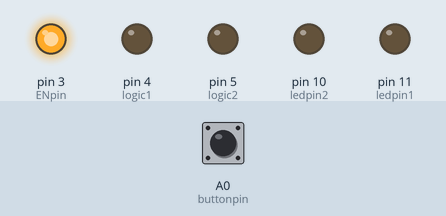
Simulated run of this sketch. Board: Arduino Uno, built with avr-gcc and run on an emulated ATmega328P. Shown: output pins drawn as LEDs (lit = HIGH). The inputs (shaded band) are chosen by the test bench; at power-on: A0 (buttonpin) LOW.

Above: at 1.2 s.
1.3 s: A0 (buttonpin) pulled HIGH for 0.15 s
At 2.4 s:
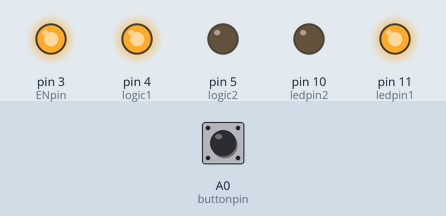
3.0 s: A0 (buttonpin) pulled HIGH for 1 s
At 3.8 s:
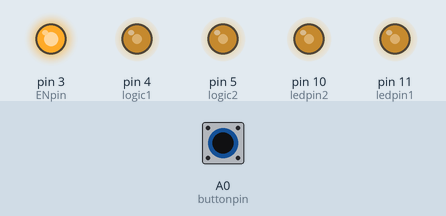
5.5 s: A0 (buttonpin) pulled HIGH for 3.2 s
At 9.3 s:
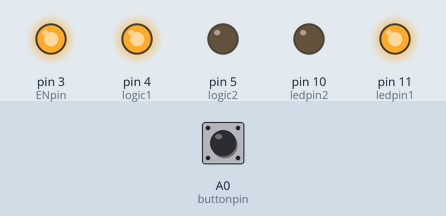
Timing chart, 0 to 10.8 s (numbered marks = the images above; inputs shaded):
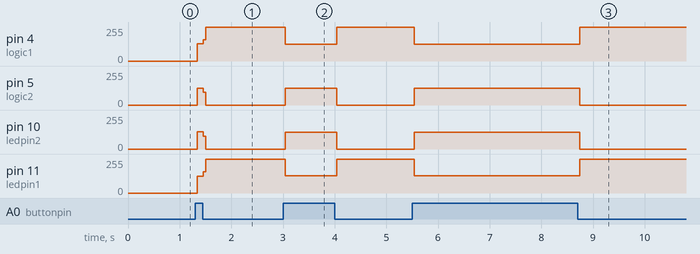

Measured:
- after the input at 1.3 s, pin 4 (logic1): 0/255 → 128/255 at once, → 255/255 0.12 s later; pin 5 (logic2): 0/255 → 127/255 at once, → 0/255 0.12 s later; pin 10 (ledpin2): 0/255 → 128/255 at once, → 0/255 0.12 s later; pin 11 (ledpin1): 0/255 → 127/255 at once, → 255/255 0.12 s later
- after the input at 3.0 s, pin 4 (logic1): 255/255 → 127/255 at once, → 255/255 1.0 s later; pin 5 (logic2), pin 10 (ledpin2): 0/255 → 127/255 at once, → 0/255 1.0 s later; pin 11 (ledpin1): 255/255 → 128/255 at once, → 255/255 1.0 s later
- after the input at 5.5 s, pin 4 (logic1): 255/255 → 127/255 at once, → 255/255 3.2 s later; pin 5 (logic2), pin 10 (ledpin2): 0/255 → 127/255 at once, → 0/255 3.2 s later; pin 11 (ledpin1): 255/255 → 128/255 at once, → 255/255 3.2 s later

The sketch:

DC_Controller.ino
```cpp
// Sky Johnson
// Lab 4. Part 2, DC Controller

bool direction; //false is spinning one way, true is spinning the other way.

const int ledpin1 = 11;
const int ledpin2 = 10;

const int buttonpin = A0;

const int ENpin = 3;
const int logic1 = 4;
const int logic2 = 5;

bool change = 0;

void setup(){
  Serial.begin(9600);
  pinMode(ledpin1, OUTPUT);
  pinMode(ledpin2, OUTPUT);

  pinMode(buttonpin, INPUT);

  pinMode(ENpin, OUTPUT);
  pinMode(logic1, OUTPUT);
  pinMode(logic2, OUTPUT);

  digitalWrite(ENpin, HIGH);
  direction = false;
}

void loop(){

  if(change && digitalRead(buttonpin)){

  }else if(change == false && digitalRead(buttonpin) == true){
    change = true;
  }else if(change == true && digitalRead(buttonpin) == false){
    change = false;
  }

  if(change){
    if(direction){
      direction = false;
      digitalWrite(ledpin1, HIGH);
      digitalWrite(ledpin2, LOW);

      digitalWrite(logic1, HIGH);
      digitalWrite(logic2, LOW);
      change = false;
    }else{
      direction = true;
      digitalWrite(ledpin1, LOW);
      digitalWrite(ledpin2, HIGH);

      digitalWrite(logic1, LOW);
      digitalWrite(logic2, HIGH);
      change = false;
    }
  }

}
```
